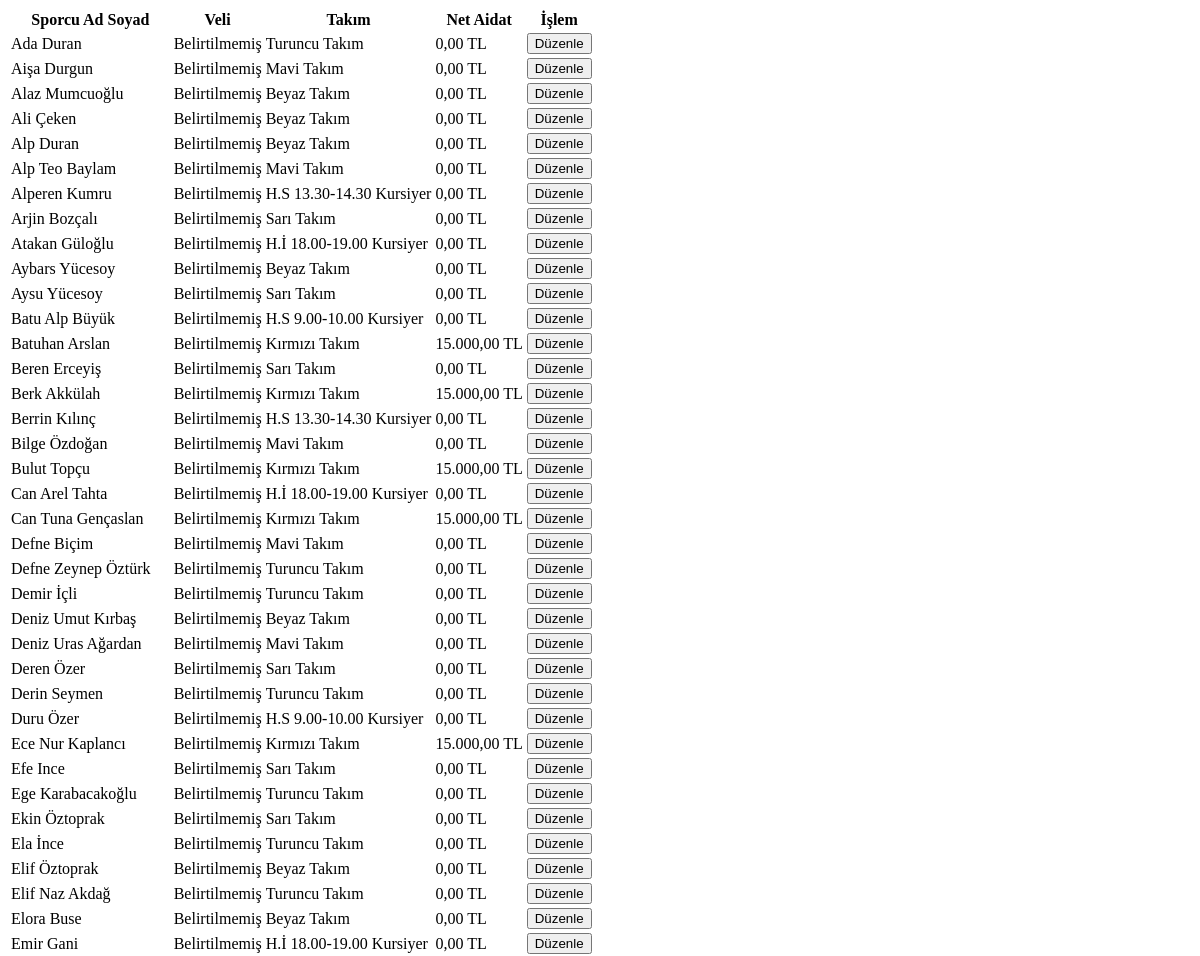
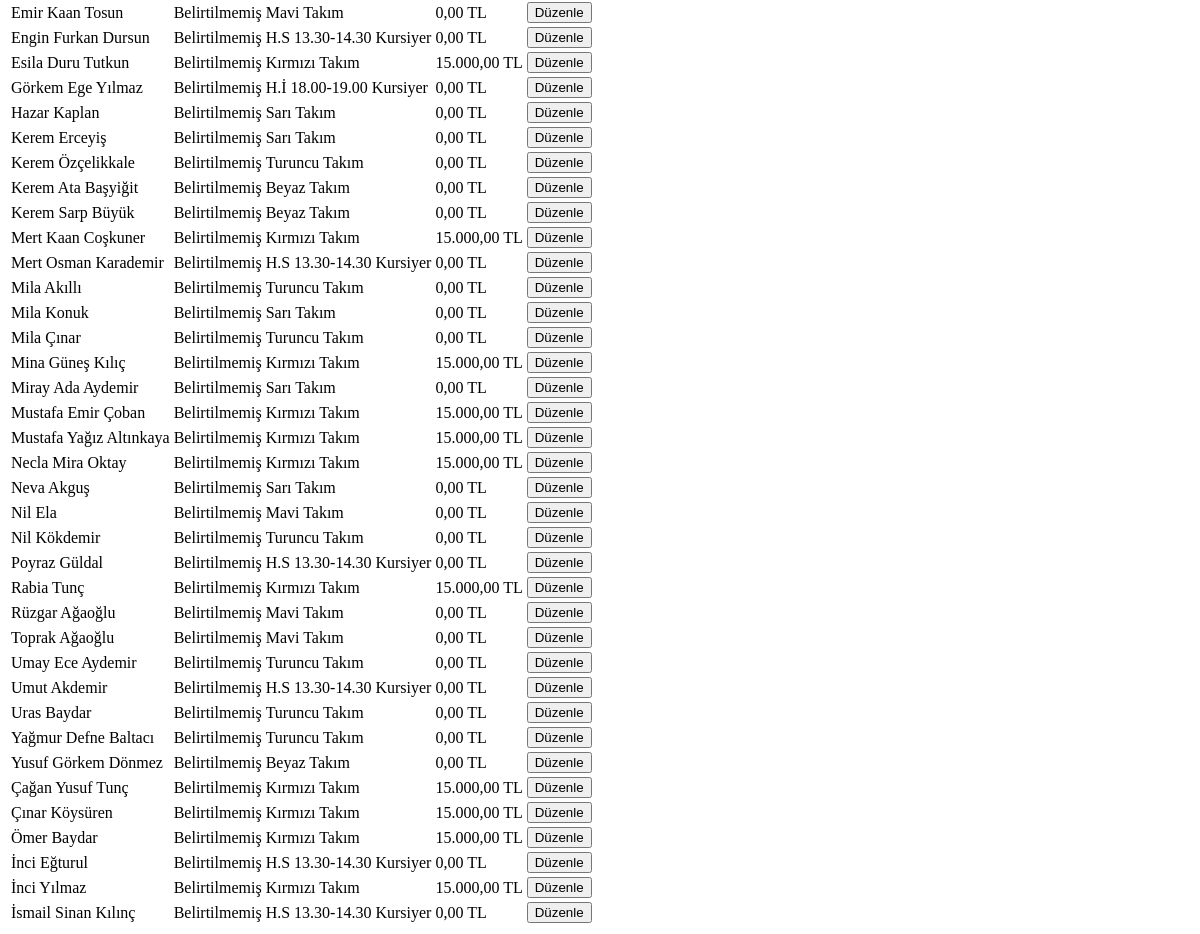
Before: /api/dashboard/search/ (signed in) with the older database file (2 pictures, top to bottom).
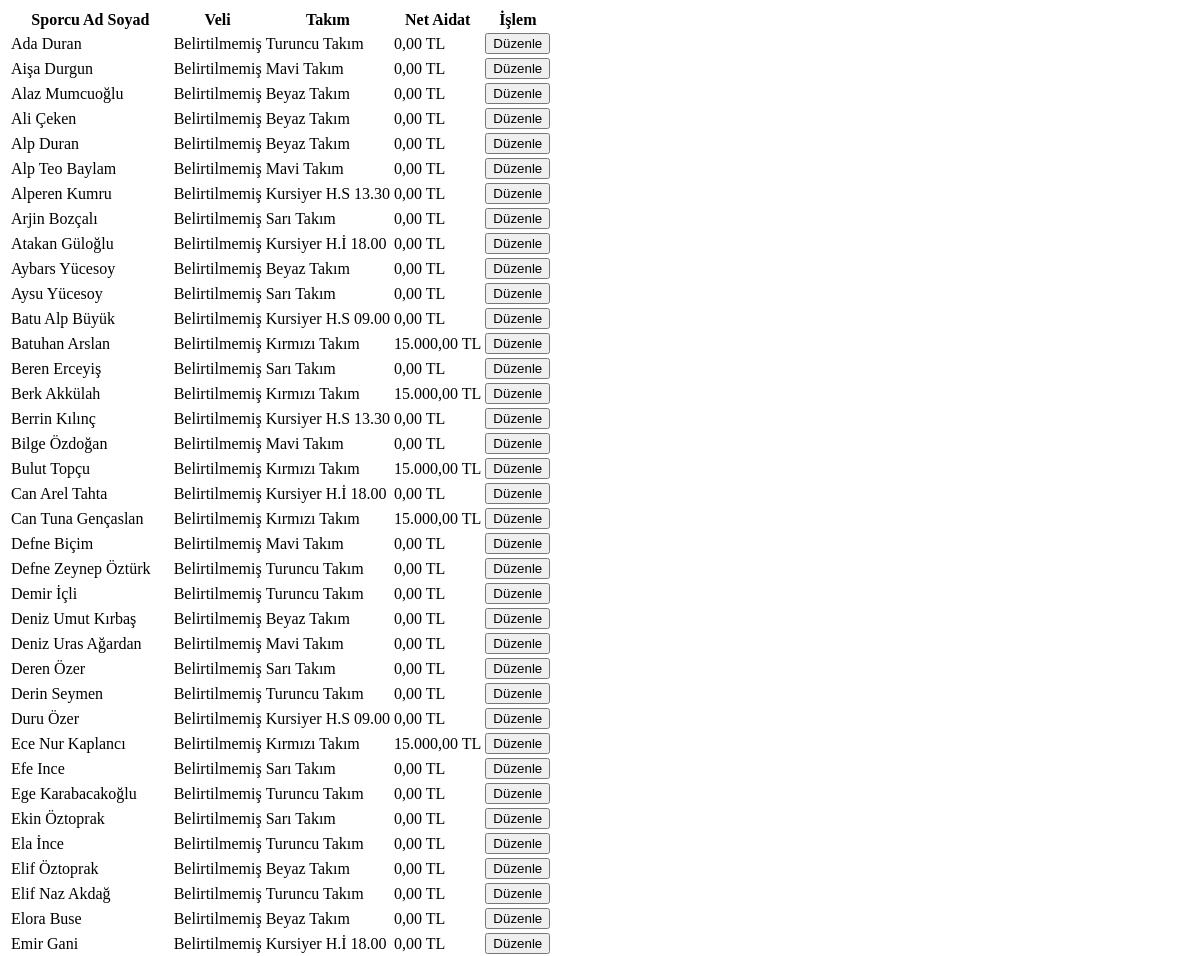
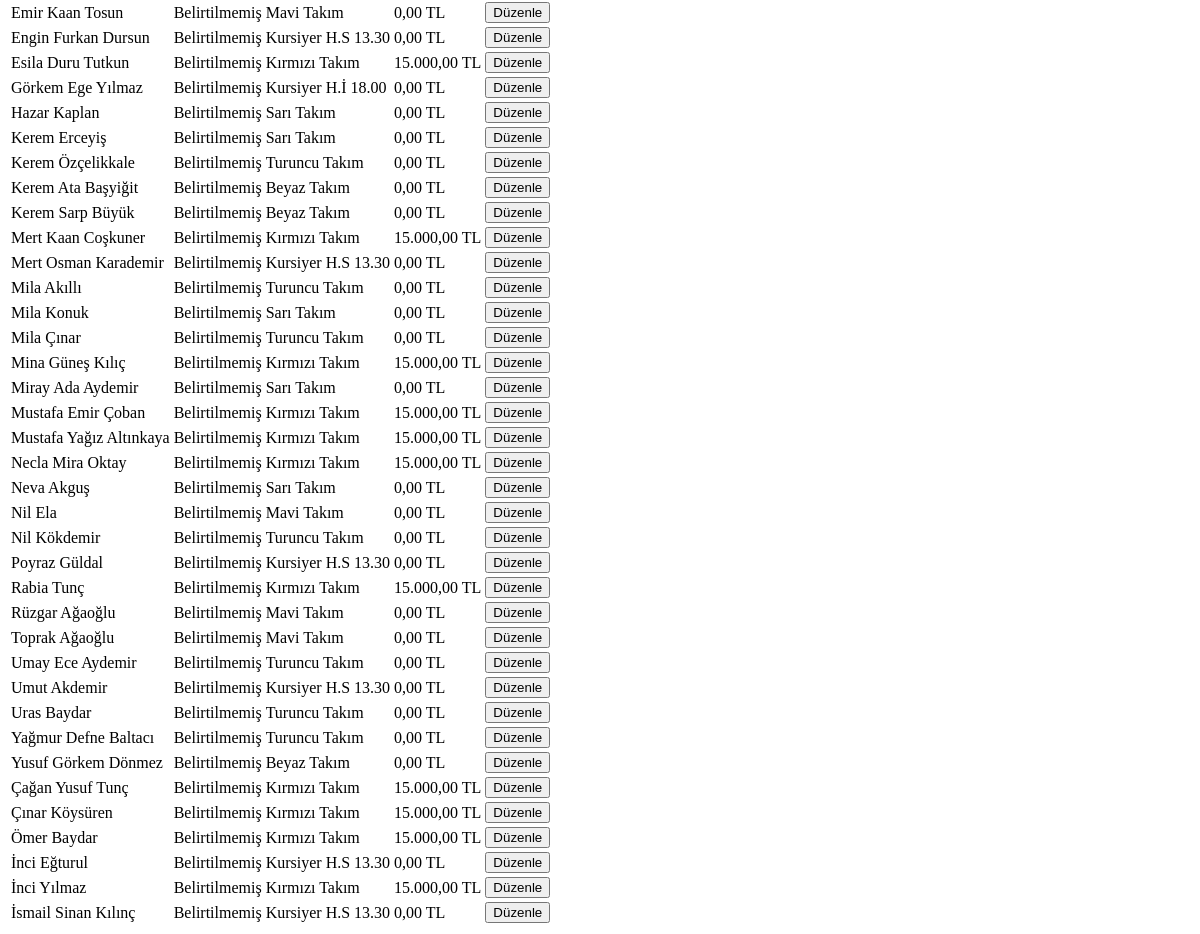
After: the same page with the newer database file (2 pictures, top to bottom).
### athletes/models.py (models this page shows, shortened)
class Athlete(models.Model):
    GENDER_CHOICES = (
        ('M', 'Erkek'),
        ('F', 'Kadın'),
    )
    parent = models.CharField(max_length=150, verbose_name="Veli")
    parent_phone = models.CharField(max_length=20, blank=True, default='', verbose_name="Veli Telefonu")
    parent_email = models.EmailField(blank=True, default='', verbose_name="Veli E-postası")
    first_name = models.CharField(max_length=50, verbose_name="Ad")
    last_name = models.CharField(max_length=50, verbose_name="Soyad")
    phone_number = models.CharField(max_length=20, blank=True, default='', verbose_name="Sporcu Telefonu")
    tc_identity = models.CharField(max_length=11, unique=True, blank=True, null=True, verbose_name="T.C. Kimlik No")
    birth_date = models.DateField(verbose_name="Doğum Tarihi")
    gender = models.CharField(max_length=1, choices=GENDER_CHOICES, verbose_name="Cinsiyet")
    school = models.CharField(max_length=100, blank=True, null=True, verbose_name="Okul")
    license_number = models.CharField(max_length=50, blank=True, null=True, verbose_name="Lisans No")
    joined_date = models.DateField(verbose_name="Kulübe Katılım Tarihi")
    photo = models.ImageField(upload_to='athlete_photos/', blank=True, null=True, verbose_name="Fotoğraf")
    is_active = models.BooleanField(default=False, verbose_name="Aktif Sporcu mu?")
    created_at = models.DateTimeField(auto_now_add=True)
    team = models.ForeignKey(
        Team,
        on_delete=models.SET_NULL,
        null=True,
        blank=True,
        related_name='athletes',
        verbose_name="Bağlı Olduğu Takım"
    )
    custom_fee = models.DecimalField(
        max_digits=10,
        decimal_places=2,
        null=True,
        blank=True,
        verbose_name="Özel Aidat Tutar (TL)",
        help_text="Boş bırakılırsa takımın varsayılan aidatı uygulanır. Burslu için 0 girebilirsiniz."
    )
    discount_percentage = models.DecimalField(
        max_digits=5,
        decimal_places=2,
        null=True,
        blank=True,
        verbose_name="İndirim Yüzdesi",
        help_text="Boş bırakılırsa indirim uygulanmaz."
    )
    regular_payment_day = models.PositiveBigIntegerField(
        null=True,
        blank=True,
        verbose_name="Düzenli Ödeme Günü"
    )
    @property
    def current_monthly_fee(self):
        if self.custom_fee is not None:
            return self.custom_fee
        if self.team:
            from datetime import date
            from finance.models import TeamFeeHistory
            current_fee = TeamFeeHistory.objects.filter(
                team=self.team,
                start_date__lte=date.today(),
            ).filter(
                models.Q(end_date__isnull=True) | models.Q(end_date__gte=date.today())
            ).first()
            return current_fee.monthly_fee if current_fee else 0.00
        return 0.00
    class Meta:
        verbose_name = "Sporcu"
        verbose_name_plural = "Sporcular"
        ordering = ['first_name', 'last_name']

### teams/models.py (models this page shows, shortened)
class Team(models.Model):
    name = models.CharField(max_length=100, verbose_name="Takım / Grup Adı")
    description = models.TextField(blank=True, null=True, verbose_name="Açıklama / Yaş Grubu")
    coaches = models.ManyToManyField(
        settings.AUTH_USER_MODEL,
        blank=True,
        limit_choices_to={'role__in': ['coach', 'club_admin']},
        related_name='assigned_teams',
        verbose_name="Sorumlu Antrenörler"
    )
    is_active = models.BooleanField(default=True, verbose_name="Aktif mi?")
    created_at = models.DateTimeField(auto_now_add=True)
    class Meta:
        verbose_name = "Takım"
        verbose_name_plural = "Takımlar"

### athletes/views_dashboard.py (the view, shortened to what this page needs)
# urls.py: path('dashboard/search/', search_approved_athletes_htmx, name='dashboard-search-athletes'),
@login_required
@role_required(allowed_roles=['admin', 'club_admin', 'coach'])
def search_approved_athletes_htmx(request):
    query = request.GET.get('q', '').strip()
    athletes = Athlete.objects.filter(is_active=True)
    return render(request, 'dashboard/_approved_athletes.html', {'approved_athletes': athletes})

### templates/dashboard/_approved_athletes.html (shortened to what this page needs)
{% if approved_athletes %}
<div class="w-full overflow-x-auto">
    <table class="table w-full">
        <thead>
            <tr class="text-sm border-b border-base-200">
                <th class="whitespace-nowrap">Sporcu Ad Soyad</th>
                <th class="whitespace-nowrap">Veli</th>
                <th class="whitespace-nowrap">Takım</th>
                <th class="whitespace-nowrap text-right">Net Aidat</th>
                <th class="whitespace-nowrap text-center">İşlem</th>
            </tr>
        </thead>
        <tbody>
            {% for athlete in approved_athletes %}
            <tr class="hover:bg-base-200/40">
                <td class="font-bold whitespace-nowrap">{{ athlete.first_name }} {{ athlete.last_name }}</td>
                <td class="whitespace-nowrap">{{ athlete.parent }}</td>
                <td class="whitespace-nowrap">
                    {% if athlete.team %}
                        <span class="badge badge-info text-white badge-sm">{{ athlete.team.name }}</span>
                    {% else %}
                        <span class="badge badge-ghost badge-sm">Atanmadı</span>
                    {% endif %}
                </td>
                <td class="whitespace-nowrap text-right font-bold text-primary">
                    {{ athlete.current_monthly_fee|floatformat:2 }} TL
                </td>
                <td class="whitespace-nowrap text-center">
                    <button
                        hx-get="{% url 'dashboard-edit-athlete-team' athlete.id %}"
                        hx-target="#modal-container"
                        hx-swap="innerHTML"
                        type="button"
                        class="inline-flex items-center justify-center gap-1.5 px-3 py-1.5 text-xs font-semibold text-primary border border-primary/50 rounded-lg hover:bg-primary hover:text-white transition-all duration-200 shadow-sm cursor-pointer"
                        style="box-sizing: border-box !important; display: inline-flex !important; flex-direction: row !important; white-space: nowrap !important;">
                        <span class="inline-block">Düzenle</span>
                    </button>
                </td>
            </tr>
            {% endfor %}
        </tbody>
    </table>
</div>
{% else %}
<div class="alert alert-info shadow-sm">
    <span>Arama kriterlerinize uygun onaylı sporcu bulunamadı.</span>
</div>
{% endif %}

Changed rows visible on the page:
changed through a linked row, Athlete "Alperen": team.name "H.S 13.30-14.30 Kursiyer" → "Kursiyer H.S 13.30"
changed through a linked row, Athlete "Atakan": team.name "H.İ 18.00-19.00 Kursiyer" → "Kursiyer H.İ 18.00"
changed through a linked row, Athlete "Batu Alp": team.name "H.S 9.00-10.00 Kursiyer" → "Kursiyer H.S 09.00"
changed through a linked row, Athlete "Berrin": team.name "H.S 13.30-14.30 Kursiyer" → "Kursiyer H.S 13.30"
changed through a linked row, Athlete "Can Arel": team.name "H.İ 18.00-19.00 Kursiyer" → "Kursiyer H.İ 18.00"
changed through a linked row, Athlete "Duru": team.name "H.S 9.00-10.00 Kursiyer" → "Kursiyer H.S 09.00"
changed through a linked row, Athlete "Emir": team.name "H.İ 18.00-19.00 Kursiyer" → "Kursiyer H.İ 18.00"
changed through a linked row, Athlete "Engin Furkan": team.name "H.S 13.30-14.30 Kursiyer" → "Kursiyer H.S 13.30"
changed through a linked row, Athlete "Görkem Ege": team.name "H.İ 18.00-19.00 Kursiyer" → "Kursiyer H.İ 18.00"
changed through a linked row, Athlete "Mert Osman": team.name "H.S 13.30-14.30 Kursiyer" → "Kursiyer H.S 13.30"
changed through a linked row, Athlete "Poyraz": team.name "H.S 13.30-14.30 Kursiyer" → "Kursiyer H.S 13.30"
changed through a linked row, Athlete "Umut": team.name "H.S 13.30-14.30 Kursiyer" → "Kursiyer H.S 13.30"
changed through a linked row, Athlete "Eğturul": team.name "H.S 13.30-14.30 Kursiyer" → "Kursiyer H.S 13.30"
changed through a linked row, Athlete "İsmail Sinan": team.name "H.S 13.30-14.30 Kursiyer" → "Kursiyer H.S 13.30"
